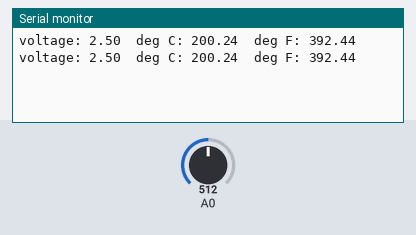
Simulated run of this sketch. Board: Arduino Uno, built with avr-gcc and run on an emulated ATmega328P. On the bench: the last lines printed to the serial monitor. The inputs (shaded band) are chosen by the test bench; at power-on: A0 = 512.

Above: at 1.8 s.
1.9 s: A0 set to 716
At 2.8 s:
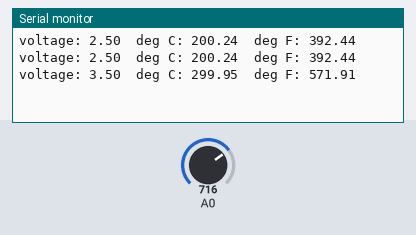
3.4 s: A0 set to 900
At 4.4 s:
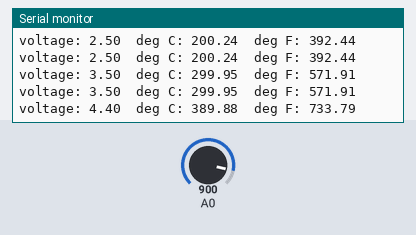
Timing chart, 0 to 6.4 s (numbered marks = the images above; inputs shaded):
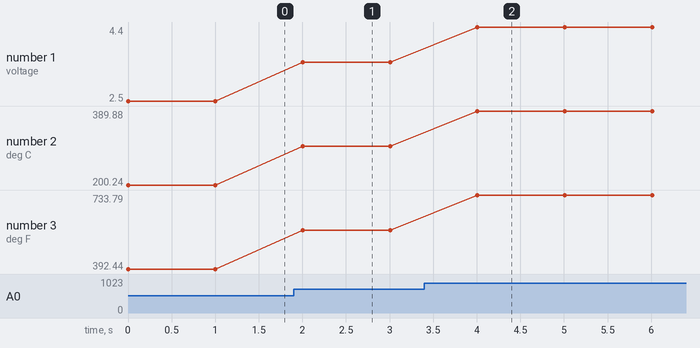

Measured:
- after the input at 1.9 s, the serial monitor: prints a new line after 0.10 s (image 1)
- after the input at 3.4 s, the serial monitor: prints a new line after 0.61 s (image 2)
- plotted number 1: 2.5 → 3.5 after the input at 1.9 s, 3.5 → 4.4 after the input at 3.4 s
- plotted number 2: 200.24 → 299.95 after the input at 1.9 s, 299.95 → 389.88 after the input at 3.4 s
- plotted number 3: 392.44 → 571.91 after the input at 1.9 s, 571.91 → 733.79 after the input at 3.4 s

The sketch:

Circuit_07.ino
```cpp
/* TEMPERATURE SENSOR */
const int temperaturePin = 0;


void setup()
{
  Serial.begin(9600); //시리얼 모니터를 사용하게 한다.
  // 전송 속도는  9600bps로 세팅
}


void loop()
{
  // float는 소수점을 가진 숫자를 저장할 수 있다.

  float voltage, degreesC, degreesF;

  // getVoltage() 전압을 읽어 들인다.


  voltage = getVoltage(temperaturePin);

  // 온도센서의 공식에 따라서 전압을 온도로 변환 시킨다.

  degreesC = (voltage - 0.5) * 100.0;

  // 화씨온도로 변환 시킨다.

  degreesF = degreesC * (9.0/5.0) + 32.0;

  // 시리얼 모니터는 아두이노 프로그램 오른쪽 위에 돋보기 모양
  // 아이콘을 클릭하면 실행된다.
  // 시리얼 모니터 아래쪽에 전송속도를  9600으로 맞추자


  Serial.print("voltage: ");
  Serial.print(voltage);
  Serial.print("  deg C: ");
  Serial.print(degreesC);
  Serial.print("  deg F: ");
  Serial.println(degreesF); //println ( print line ) 마지막에 줄을 바꾼다.

  // 이런 식으로 출력 된다.
  // "voltage: 0.73 deg C: 22.75 deg F: 72.96"

  delay(1000); // 1초에 한번씩, 맘대로 바뀌보자
}


float getVoltage(int pin)
{
  return (analogRead(pin) * 0.00488759);
    //0.00488759 = 5/ 1023를 미리 계산 한 값이다.
}
```
